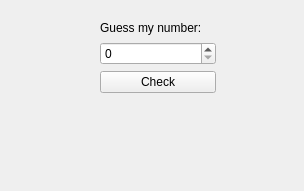
<?xml version="1.0" encoding="UTF-8"?>
<ui version="4.0">
 <class>Widget</class>
 <widget class="QWidget" name="Widget">
  <property name="geometry">
   <rect>
    <x>0</x>
    <y>0</y>
    <width>304</width>
    <height>191</height>
   </rect>
  </property>
  <property name="windowTitle">
   <string>Widget</string>
  </property>
  <widget class="QWidget" name="">
   <property name="geometry">
    <rect>
     <x>100</x>
     <y>20</y>
     <width>116</width>
     <height>118</height>
    </rect>
   </property>
   <layout class="QVBoxLayout" name="verticalLayout">
    <item>
     <widget class="QLabel" name="appLabel">
      <property name="text">
       <string>Guess my number:</string>
      </property>
     </widget>
    </item>
    <item>
     <widget class="QSpinBox" name="spinBox"/>
    </item>
    <item>
     <widget class="QPushButton" name="checkButton">
      <property name="text">
       <string>Check</string>
      </property>
     </widget>
    </item>
    <item>
     <widget class="QLabel" name="trueFalseLlabel">
      <property name="text">
       <string/>
      </property>
      <property name="alignment">
       <set>Qt::AlignCenter</set>
      </property>
     </widget>
    </item>
    <item>
     <widget class="QLabel" name="scoreLabel">
      <property name="text">
       <string/>
      </property>
      <property name="alignment">
       <set>Qt::AlignCenter</set>
      </property>
     </widget>
    </item>
   </layout>
  </widget>
 </widget>
 <resources/>
 <connections/>
</ui>
